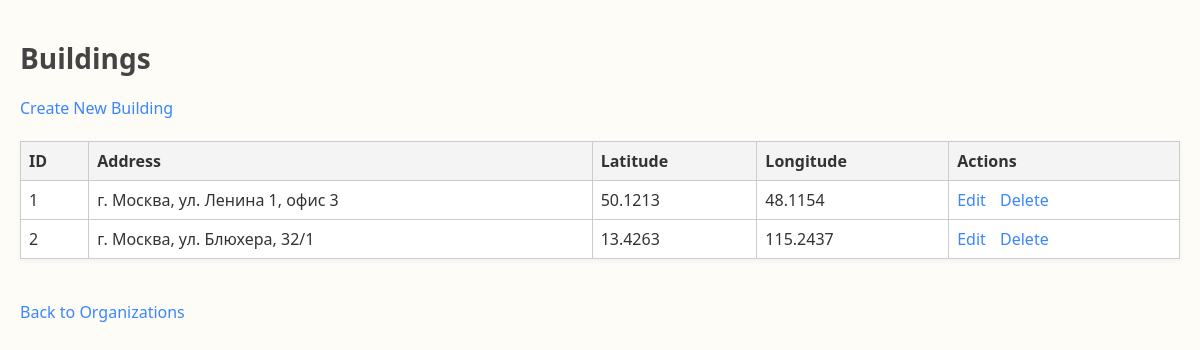
Before: /buildings/ with the older database file.
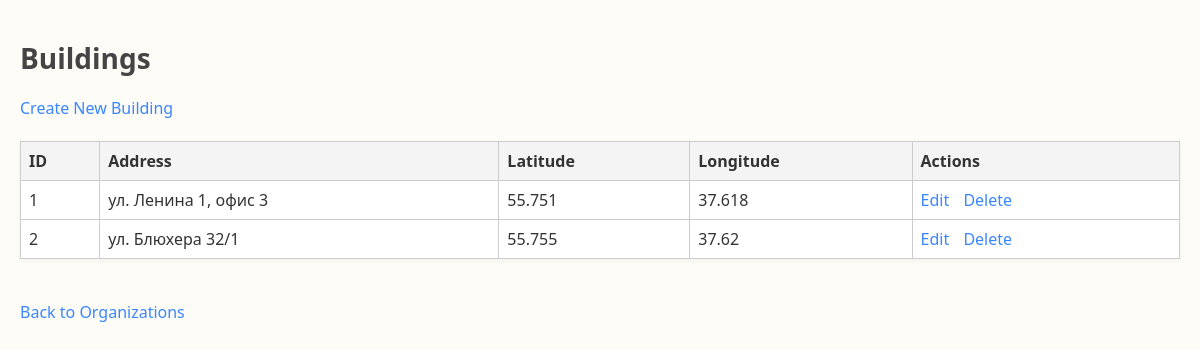
After: the same page with the newer database file.
### app/models.py (models this page shows)
class Building(Base):
    __tablename__ = "buildings"
    id = Column(Integer, primary_key=True, index=True)
    address = Column(String, unique=True, nullable=False)
    latitude = Column(Float, nullable=False)
    longitude = Column(Float, nullable=False)
    organizations = relationship("Organization", back_populates="building")

### app/routers/buildings.py (the view)
@router.get("/")
def list_buildings(request: Request, db: Session = Depends(deps.get_db)):
    buildings = db.query(models.Building).all()
    return templates.TemplateResponse("building_list.html", {"request": request, "buildings": buildings})

### app/templates/building_list.html (shortened to what this page needs)
<!DOCTYPE html>
<html>
<head>
    <link rel="stylesheet" href="/static/css/style.css">
</head>
<body>
    <h1>Buildings</h1>
    <a href="/buildings/new">Create New Building</a><br><br>
    <table border="1" cellpadding="5">
        <tr>
            <th>ID</th>
            <th>Address</th>
            <th>Latitude</th>
            <th>Longitude</th>
            <th>Actions</th>
        </tr>
        {% for b in buildings %}
        <tr>
            <td>{{ b.id }}</td>
            <td>{{ b.address }}</td>
            <td>{{ b.latitude }}</td>
            <td>{{ b.longitude }}</td>
            <td>
                <a href="/buildings/edit/{{ b.id }}">Edit</a>
                <a href="/buildings/delete/{{ b.id }}">Delete</a>
            </td>
        </tr>
        {% endfor %}
    </table>
    <br><a href="/organizations">Back to Organizations</a>
</body>
</html>

Changed rows visible on the page:
changed Building id 1: address "г. Москва, ул. Ленина 1, офис 3" → "ул. Ленина 1, офис 3"; latitude "50.1213" → "55.751"; longitude "48.1154" → "37.618"
changed Building id 2: address "г. Москва, ул. Блюхера, 32/1" → "ул. Блюхера 32/1"; latitude "13.4263" → "55.755"; longitude "115.2437" → "37.62"
